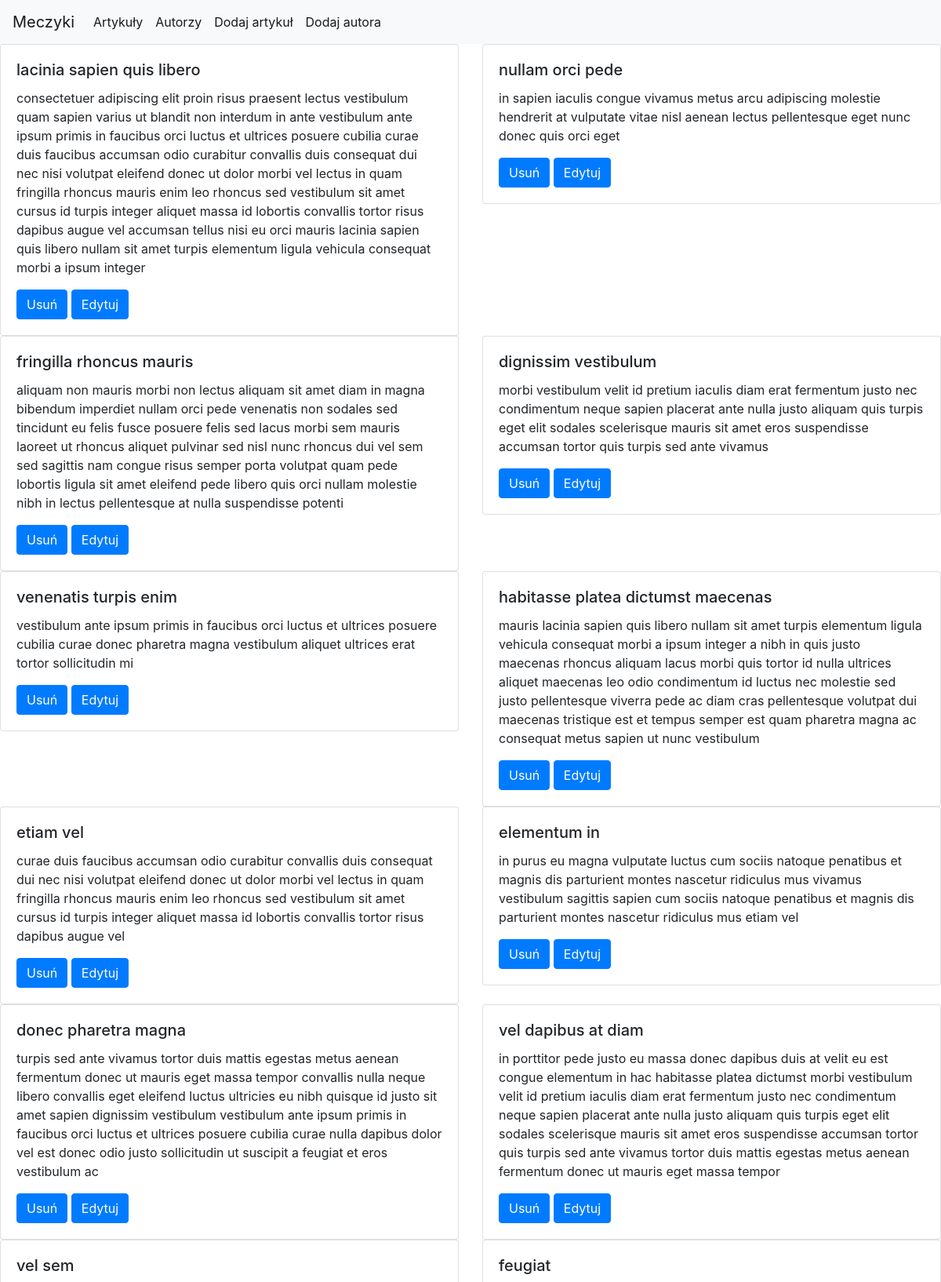
The page / (upper part) on the database its author committed.
### tables this page shows
CREATE TABLE article(
    id serial PRIMARY KEY,
    title varchar(255),
    text TEXT,
    creation_time     DATETIME DEFAULT CURRENT_TIMESTAMP,
    modification_time DATETIME ON UPDATE CURRENT_TIMESTAMP
);

### Article.php (called while the page is built, shortened)
<?php
class Article
{
    function __construct($id, $title, $text)
    {
        $this->id = $id;
        $this->title = $title;
        $this->text = $text;
    }
}

### DataBase.php (called while the page is built, shortened)
<?php
require_once('Article.php');
class DataBase
{
    public $conn;
    private $servername = 'localhost';
    private $username = 'root';
    private $password = '';
    private $dbname = 'meczyki';
    function __construct()
    {
        $conn = new mysqli($this->servername, $this->username, $this->password, $this->dbname);
        $this->conn = $conn;
    }
    function getAllArticles()
    {
        $articles = [];
        $query = "SELECT * FROM article";
        $result = $this->conn->query($query);
        if ($result->num_rows > 0)
            while ($row = $result->fetch_assoc())
                $articles[] = new Article($row['id'], $row['title'], $row['text']);
        return $articles;
    }
}

### index.php (the view, shortened to what this page needs)
<?php require_once('DataBase.php'); ?>
<!DOCTYPE html>
<html lang="pl">
<head>
    <link rel="stylesheet" href="https://stackpath.bootstrapcdn.com/bootstrap/4.5.2/css/bootstrap.min.css"
>
</head>
<body>
<?php
$db = new DataBase();
$articles = $db->getAllArticles();
$i = 0;
foreach ($articles as &$article) {
    if ($i % 2 == 0) echo '<div class="row">';
    echo "
    <div class='col-sm-6'>
        <div class='card'>
            <div class='card-body'>
                <h5 class='card-title'>$article->title</h5>
                <p class='card-text'>$article->text</p>
                <a href='api/deletearticle.php?id=$article->id' class='btn btn-primary'>Usuń</a>
                <a href='editarticleform.php?id=$article->id' class='btn btn-primary'>Edytuj</a>
        </div>
        </div>
    </div>";
    if ($i % 2 == 1) echo '</div>';
    $i++;
}
?>
</body>
</html>

### rows shown on the page
article: title "lacinia sapien quis libero", text "consectetuer adipiscing elit proin risus praesent lectus vestibulum quam sapien varius ut blandit non interdum in ante vestibulum ante ipsum primis in faucibus orci luctus et ultrices posuere cubilia curae duis faucibus accumsan odio curabitur convallis duis consequat dui nec nisi volutpat eleifend donec ut dolor morbi vel lectus in quam fringilla rhoncus mauris enim leo rhoncus sed vestibulum sit amet cursus id turpis integer aliquet massa id lobortis convallis tortor risus dapibus augue vel accumsan tellus nisi eu orci mauris lacinia sapien quis libero nullam sit amet turpis elementum ligula vehicula consequat morbi a ipsum integer"
article: title "nullam orci pede", text "in sapien iaculis congue vivamus metus arcu adipiscing molestie hendrerit at vulputate vitae nisl aenean lectus pellentesque eget nunc donec quis orci eget"
article: title "fringilla rhoncus mauris", text "aliquam non mauris morbi non lectus aliquam sit amet diam in magna bibendum imperdiet nullam orci pede venenatis non sodales sed tincidunt eu felis fusce posuere felis sed lacus morbi sem mauris laoreet ut rhoncus aliquet pulvinar sed nisl nunc rhoncus dui vel sem sed sagittis nam congue risus semper porta volutpat quam pede lobortis ligula sit amet eleifend pede libero quis orci nullam molestie nibh in lectus pellentesque at nulla suspendisse potenti"
article: title "dignissim vestibulum", text "morbi vestibulum velit id pretium iaculis diam erat fermentum justo nec condimentum neque sapien placerat ante nulla justo aliquam quis turpis eget elit sodales scelerisque mauris sit amet eros suspendisse accumsan tortor quis turpis sed ante vivamus"
article: title "venenatis turpis enim", text "vestibulum ante ipsum primis in faucibus orci luctus et ultrices posuere cubilia curae donec pharetra magna vestibulum aliquet ultrices erat tortor sollicitudin mi"
article: title "habitasse platea dictumst maecenas", text "mauris lacinia sapien quis libero nullam sit amet turpis elementum ligula vehicula consequat morbi a ipsum integer a nibh in quis justo maecenas rhoncus aliquam lacus morbi quis tortor id nulla ultrices aliquet maecenas leo odio condimentum id luctus nec molestie sed justo pellentesque viverra pede ac diam cras pellentesque volutpat dui maecenas tristique est et tempus semper est quam pharetra magna ac consequat metus sapien ut nunc vestibulum"
article: title "etiam vel", text "curae duis faucibus accumsan odio curabitur convallis duis consequat dui nec nisi volutpat eleifend donec ut dolor morbi vel lectus in quam fringilla rhoncus mauris enim leo rhoncus sed vestibulum sit amet cursus id turpis integer aliquet massa id lobortis convallis tortor risus dapibus augue vel"
article: title "elementum in", text "in purus eu magna vulputate luctus cum sociis natoque penatibus et magnis dis parturient montes nascetur ridiculus mus vivamus vestibulum sagittis sapien cum sociis natoque penatibus et magnis dis parturient montes nascetur ridiculus mus etiam vel"
article: title "donec pharetra magna", text "turpis sed ante vivamus tortor duis mattis egestas metus aenean fermentum donec ut mauris eget massa tempor convallis nulla neque libero convallis eget eleifend luctus ultricies eu nibh quisque id justo sit amet sapien dignissim vestibulum vestibulum ante ipsum primis in faucibus orci luctus et ultrices posuere cubilia curae nulla dapibus dolor vel est donec odio justo sollicitudin ut suscipit a feugiat et eros vestibulum ac"
article: title "vel dapibus at diam", text "in porttitor pede justo eu massa donec dapibus duis at velit eu est congue elementum in hac habitasse platea dictumst morbi vestibulum velit id pretium iaculis diam erat fermentum justo nec condimentum neque sapien placerat ante nulla justo aliquam quis turpis eget elit sodales scelerisque mauris sit amet eros suspendisse accumsan tortor quis turpis sed ante vivamus tortor duis mattis egestas metus aenean fermentum donec ut mauris eget massa tempor"
article: title "vel sem"
article: title "feugiat"
